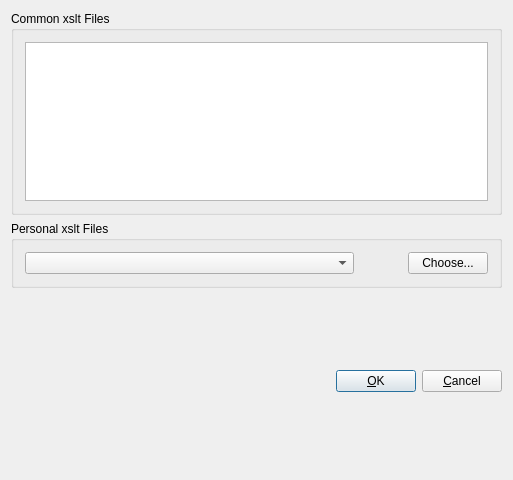
<?xml version="1.0" encoding="UTF-8"?>
<ui version="4.0">
 <class>XSLTDialog</class>
 <widget class="QDialog" name="XSLTDialog">
  <property name="geometry">
   <rect>
    <x>0</x>
    <y>0</y>
    <width>513</width>
    <height>480</height>
   </rect>
  </property>
  <property name="windowTitle">
   <string>Export XSLT Configuration</string>
  </property>
  <property name="sizeGripEnabled">
   <bool>false</bool>
  </property>
  <layout class="QVBoxLayout" name="verticalLayout">
   <property name="spacing">
    <number>6</number>
   </property>
   <property name="margin">
    <number>11</number>
   </property>
   <item>
    <widget class="QGroupBox" name="GroupBox1">
     <property name="title">
      <string>Common xslt Files</string>
     </property>
     <layout class="QHBoxLayout" name="horizontalLayout_2">
      <item>
       <widget class="QListWidget" name="xsltList"/>
      </item>
     </layout>
    </widget>
   </item>
   <item>
    <widget class="QGroupBox" name="GroupBox2">
     <property name="title">
      <string>Personal xslt Files</string>
     </property>
     <layout class="QHBoxLayout" name="horizontalLayout">
      <item>
       <widget class="KComboBox" name="recentBox">
        <property name="sizePolicy">
         <sizepolicy hsizetype="Expanding" vsizetype="Fixed">
          <horstretch>0</horstretch>
          <verstretch>0</verstretch>
         </sizepolicy>
        </property>
       </widget>
      </item>
      <item>
       <spacer name="Spacer2">
        <property name="orientation">
         <enum>Qt::Horizontal</enum>
        </property>
        <property name="sizeType">
         <enum>QSizePolicy::Minimum</enum>
        </property>
        <property name="sizeHint" stdset="0">
         <size>
          <width>48</width>
          <height>21</height>
         </size>
        </property>
       </spacer>
      </item>
      <item>
       <widget class="QPushButton" name="chooseBtn">
        <property name="text">
         <string>Choose...</string>
        </property>
       </widget>
      </item>
     </layout>
     <zorder>recentBox</zorder>
     <zorder>Spacer2</zorder>
     <zorder>chooseBtn</zorder>
    </widget>
   </item>
   <item>
    <layout class="QHBoxLayout" name="horizontalLayout_3">
     <property name="spacing">
      <number>6</number>
     </property>
     <property name="margin">
      <number>0</number>
     </property>
     <item>
      <spacer name="Spacer57">
       <property name="orientation">
        <enum>Qt::Horizontal</enum>
       </property>
       <property name="sizeType">
        <enum>QSizePolicy::Expanding</enum>
       </property>
       <property name="sizeHint" stdset="0">
        <size>
         <width>222</width>
         <height>175</height>
        </size>
       </property>
      </spacer>
     </item>
     <item>
      <widget class="QPushButton" name="OkBtn">
       <property name="text">
        <string>&amp;OK</string>
       </property>
       <property name="default">
        <bool>true</bool>
       </property>
      </widget>
     </item>
     <item>
      <widget class="QPushButton" name="CancelBtn">
       <property name="text">
        <string>&amp;Cancel</string>
       </property>
      </widget>
     </item>
    </layout>
   </item>
  </layout>
 </widget>
 <layoutdefault spacing="6" margin="11"/>
 <pixmapfunction>qPixmapFromMimeSource</pixmapfunction>
 <customwidgets>
  <customwidget>
   <class>KComboBox</class>
   <extends>QComboBox</extends>
   <header>kcombobox.h</header>
  </customwidget>
 </customwidgets>
 <resources/>
 <connections>
  <connection>
   <sender>chooseBtn</sender>
   <signal>clicked()</signal>
   <receiver>XSLTDialog</receiver>
   <slot>chooseSlot()</slot>
   <hints>
    <hint type="sourcelabel">
     <x>20</x>
     <y>20</y>
    </hint>
    <hint type="destinationlabel">
     <x>20</x>
     <y>20</y>
    </hint>
   </hints>
  </connection>
  <connection>
   <sender>recentBox</sender>
   <signal>activated(QString)</signal>
   <receiver>XSLTDialog</receiver>
   <slot>chooseRecentSlot()</slot>
   <hints>
    <hint type="sourcelabel">
     <x>20</x>
     <y>20</y>
    </hint>
    <hint type="destinationlabel">
     <x>20</x>
     <y>20</y>
    </hint>
   </hints>
  </connection>
  <connection>
   <sender>OkBtn</sender>
   <signal>clicked()</signal>
   <receiver>XSLTDialog</receiver>
   <slot>okSlot()</slot>
   <hints>
    <hint type="sourcelabel">
     <x>20</x>
     <y>20</y>
    </hint>
    <hint type="destinationlabel">
     <x>20</x>
     <y>20</y>
    </hint>
   </hints>
  </connection>
  <connection>
   <sender>CancelBtn</sender>
   <signal>clicked()</signal>
   <receiver>XSLTDialog</receiver>
   <slot>cancelSlot()</slot>
   <hints>
    <hint type="sourcelabel">
     <x>20</x>
     <y>20</y>
    </hint>
    <hint type="destinationlabel">
     <x>20</x>
     <y>20</y>
    </hint>
   </hints>
  </connection>
 </connections>
</ui>
